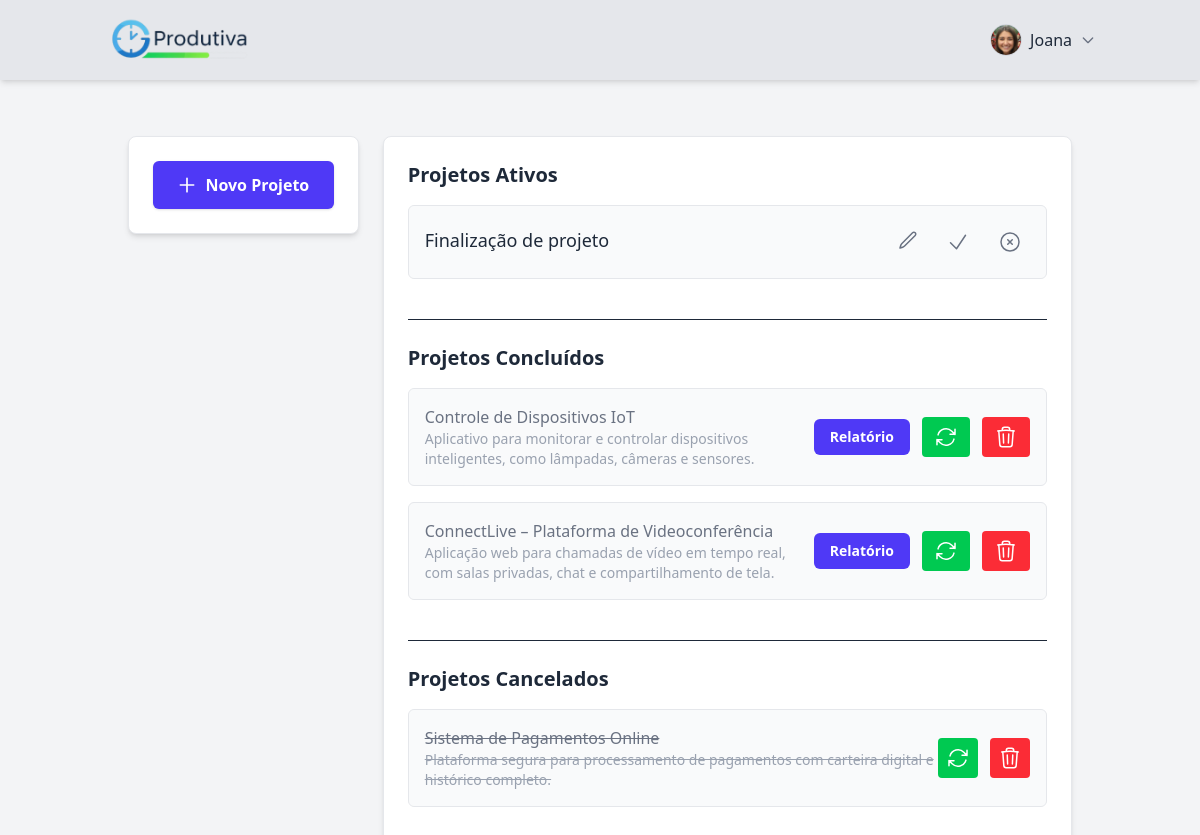
Screenshot of /produtiva/projetos/ (signed in) with the database file from the repository.
### produtiva/models.py (models this page shows, shortened)
class Perfil(models.Model):
    user = models.OneToOneField(User, on_delete=models.CASCADE, related_name='perfil')
    is_admin = models.BooleanField(default=False)
    foto = models.ImageField(upload_to='fotos_perfil/', blank=True, null=True)

class Projeto(models.Model):
    nome_projeto = models.CharField(
        max_length=255, blank=False, null=False, verbose_name="Nome do Projeto"
    )
    descricao = models.TextField(blank=True, null=True, verbose_name="Descrição")
    usuario = models.ForeignKey(
        User, on_delete=models.CASCADE, related_name="projetos_criados"
    )
    participantes = models.ManyToManyField(
        User, related_name="projetos_participando", blank=True, verbose_name="Participantes"
    )
    data_criacao = models.DateTimeField(auto_now_add=True)
    data_ultima_atualizacao = models.DateTimeField(auto_now=True)
    cancelado = models.BooleanField(default=False)
    concluido = models.BooleanField(default=False, verbose_name="Concluído")
    class Meta:
        verbose_name = "Projeto"
        verbose_name_plural = "Projetos"
        ordering = ["-data_criacao"]

### produtiva/views.py (the view, shortened to what this page needs)
# urls.py: path("projetos/", views.projetos, name="projetos"),
@cache_control(no_cache=True, must_revalidate=True, no_store=True)
@login_required
@login_required
def projetos(request):
    user = request.user
    if hasattr(user, 'perfil') and user.perfil.is_admin:
        projetos_do_usuario = Projeto.objects.all()
    else:
        projetos_do_usuario = Projeto.objects.filter(participantes=user)
    projetos_ativos = projetos_do_usuario.filter(cancelado=False, concluido=False)
    projetos_cancelados = projetos_do_usuario.filter(cancelado=True)
    projetos_concluidos = projetos_do_usuario.filter(concluido=True)
    context = {
        "projetos": projetos_ativos,
        "cancelados": projetos_cancelados,
        "concluidos": projetos_concluidos,
        "users": User.objects.all(),
    }
    return render(request, "projetos.html", context)

### produtiva/context_processors.py (called while the page is built)
def perfil_context(request):
    if request.user.is_authenticated:
        perfil = getattr(request.user, 'perfil', None)
        return {'perfil': perfil}
    return {}

### produtiva/templates/projetos.html (shortened to what this page needs)
{% extends "base.html" %}
{% load static %}
{% block header_right_content %}
<div class="relative flex items-center">
  {% if user.is_authenticated %}
    <button id="perfilMenuBtn" class="group flex items-center space-x-2 focus:outline-none">
      {% if perfil and perfil.foto %}
        <img src="{{ perfil.foto.url }}" alt="Foto de Perfil"
             class="w-8 h-8 rounded-full object-cover border border-gray-300 group-hover:ring-2 group-hover:ring-indigo-500 transition">
      {% endif %}
      <span class="font-medium text-gray-800 group-hover:text-indigo-600 transition">
        {{ user.first_name }}
      </span>
      <svg xmlns="http://www.w3.org/2000/svg" class="w-4 h-4 text-gray-500 group-hover:text-indigo-600 transition" fill="none" viewBox="0 0 24 24" stroke="currentColor" stroke-width="2">
        <path stroke-linecap="round" stroke-linejoin="round" d="M19 9l-7 7-7-7" />
      </svg>
    </button>
  {% else %}
    <a href="{% url 'login' %}"
       class="bg-blue-600 hover:bg-blue-700 text-white font-bold py-2 px-4 rounded transition-colors duration-200">
       Faça Login
    </a>
  {% endif %}
</div>
{% endblock header_right_content %}
{% block 'body' %}
<div class="flex flex-col lg:flex-row min-h-screen bg-gray-100 p-6">
  <div class="w-full lg:w-1/4 bg-white p-4 lg:p-6 rounded-lg shadow-md border border-gray-200 mr-6 h-fit">
    {% if user.perfil.is_admin %}
      <a href="#" id="novoProjetoBtn" class="flex items-center justify-center w-full px-4 py-3 bg-indigo-600 text-white font-semibold rounded-md shadow-sm hover:bg-indigo-700 focus:outline-none focus:ring-2 focus:ring-offset-2 focus:ring-indigo-500 transition-all duration-200 text-sm lg:text-base">
        <svg class="w-4 h-4 lg:w-5 lg:h-5 mr-2" fill="none" stroke="currentColor" viewBox="0 0 24 24">
          <path stroke-linecap="round" stroke-linejoin="round" stroke-width="2" d="M12 4v16m8-8H4"></path>
        </svg>
        Novo Projeto
      </a>
    {% else %}
      <div class="text-center bg-gray-50 border border-gray-200 rounded-md p-4 shadow-sm">
        <p class="text-gray-500 text-xs lg:text-sm mt-1">Somente administradores podem criar novos projetos.</p>
      </div>
    {% endif %}
  </div>
  <div class="w-full lg:w-3/4 bg-white p-4 lg:p-6 rounded-lg shadow-md border border-gray-200">
    <h2 class="text-lg lg:text-xl font-bold mb-4 text-gray-800">Projetos Ativos</h2>
    <div class="max-h-96 overflow-y-auto">
      <ul class="space-y-4">
        {% if projetos %}
          {% for projeto in projetos %}
            <li class="flex flex-col sm:flex-row sm:items-center justify-between bg-gray-50 p-4 rounded-md border border-gray-200 project-item" data-project-id="{{ projeto.id }}">
              <div class="flex-1 pr-4 mb-3 sm:mb-0">
                <a href="{% url 'tarefas_por_projeto' projeto.id %}" class="text-base lg:text-lg font-medium text-gray-800 hover:text-indigo-600 hover:underline">{{ projeto.nome_projeto }}</a>
              </div>
              <div class="flex items-center justify-end space-x-2 sm:space-x-3">
                {% if user.perfil.is_admin %}
                  <button class="editar-projeto-btn p-2 text-gray-500 hover:text-indigo-600"
                      data-id="{{ projeto.id }}"
                      data-nome="{{ projeto.nome_projeto }}"
                      data-descricao="{{ projeto.descricao }}"
                      data-participantes="{% for p in projeto.participantes.all %}{% if not p.perfil.is_admin %}{{ p.id }}{% endif %}{% if not forloop.last %},{% endif %}{% endfor %}"
                  >
                  </button>
                  <button class="concluir-projeto-btn p-2 text-gray-500 hover:text-green-600" data-url="{% url 'concluir_projeto' projeto.id %}" title="Concluir Projeto">
                    <svg xmlns="http://www.w3.org/2000/svg" fill="none" viewBox="0 0 24 24" stroke-width="1.5" stroke="currentColor" class="size-5 lg:size-6">
                      <path stroke-linecap="round" stroke-linejoin="round" d="M4.5 12.75l6 6 9-13.5" />
                    </svg>
                  </button>
                  <button class="delete-project-btn p-2 text-gray-500 hover:text-red-600" data-url="{% url 'cancelar_projeto' projeto.id %}" title="Cancelar Projeto">
                    <svg xmlns="http://www.w3.org/2000/svg" fill="none" viewBox="0 0 24 24" stroke-width="1.5" stroke="currentColor" class="size-5 lg:size-6">
                      <path stroke-linecap="round" stroke-linejoin="round" d="m9.75 9.75 4.5 4.5m0-4.5-4.5 4.5M21 12a9 9 0 1 1-18 0 9 9 0 0 1 18 0Z" />
                    </svg>
                  </button>
                {% endif %}
              </div>
            </li>
          {% endfor %}
        {% else %}
          <p class="text-gray-600 text-sm lg:text-base">Nenhum projeto encontrado. Clique em "+ Novo Projeto" para começar!</p>
        {% endif %}
      </ul>
    </div>
    <h2 class="text-lg lg:text-xl font-bold mt-8 lg:mt-10 mb-4 text-gray-800 border-t pt-6">
      Projetos Concluídos
    </h2>
    <div class="max-h-96 overflow-y-auto">
      <ul class="space-y-4">
        {% if concluidos %}
          {% for projeto in concluidos %}
            <li class="flex flex-col sm:flex-row sm:items-center justify-between bg-gray-50 p-4 rounded-md border border-gray-200">
              <div class="mb-3 sm:mb-0">
                <span class="text-gray-500 text-sm lg:text-base">{{ projeto.nome_projeto }}</span>
                <p class="text-xs lg:text-sm text-gray-400">{{ projeto.descricao|default_if_none:"Sem descrição" }}</p>
              </div>
              <div class="flex items-center justify-end space-x-2 sm:space-x-3">
                  <a href="{% url 'relatorio_produtividade' projeto.id %}"
                    class="px-3 py-2 lg:px-4 bg-indigo-600 text-white text-xs lg:text-sm font-semibold rounded-md hover:bg-indigo-700 transition-all duration-200">
                    Relatório
                  </a>
                  {% if user.perfil.is_admin %}
                    <button class="restaurar-projeto-btn px-3 py-2 bg-green-500 text-white rounded hover:bg-green-600" data-url="{% url 'restaurar_projeto_concluido' projeto.id %}">
                    </button>
                    <button class="excluir-definitivo-btn px-3 py-2 bg-red-500 text-white rounded hover:bg-red-600 flex items-center space-x-2" data-url="{% url 'excluir_definitivamente' projeto.id %}">
                    </button>
                  {% endif %}
              </div>
            </li>
          {% endfor %}
        {% else %}
          <p class="text-gray-500 text-sm lg:text-base">Nenhum projeto concluído.</p>
        {% endif %}
      </ul>
    </div>
    <h2 class="text-lg lg:text-xl font-bold mt-8 lg:mt-10 mb-4 text-gray-800 border-t pt-6">Projetos Cancelados</h2>
    <div class="max-h-96 overflow-y-auto">
      <ul class="space-y-4">
        {% if cancelados %}
          {% for projeto in cancelados %}
            <li class="flex flex-col sm:flex-row sm:items-center justify-between bg-gray-50 p-4 rounded-md border border-gray-200">
              <div class="mb-3 sm:mb-0">
                <span class="text-gray-500 line-through text-sm lg:text-base">{{ projeto.nome_projeto }}</span>
                <p class="text-xs lg:text-sm text-gray-400 line-through">{{ projeto.descricao|default_if_none:"Sem descrição" }}</p>
              </div>
              {% if user.perfil.is_admin %}
               <div class="flex items-center justify-end space-x-2 sm:space-x-3">
                  <button class="restaurar-projeto-btn p-2 bg-green-500 text-white rounded hover:bg-green-600" data-url="{% url 'restaurar_projeto' projeto.id %}" title="Restaurar Projeto">
                  </button>
                    <button class="excluir-definitivo-btn p-2 bg-red-500 text-white rounded hover:bg-red-600" data-url="{% url 'excluir_definitivamente' projeto.id %}" title="Excluir Definitivamente">
                  </button>
                </div>
              {% endif %}
            </li>
          {% endfor %}
        {% else %}
          <p class="text-gray-500 text-sm lg:text-base">Nenhum projeto cancelado.</p>
        {% endif %}
      </ul>
    </div>
  </div>
</div>
<link href="https://cdn.jsdelivr.net/npm/tom-select@2.3.1/dist/css/tom-select.css" rel="stylesheet">
{% endblock 'body' %}

### rows the page displays
Perfil: foto (picture)
Projeto: nome_projeto "Finalização de projeto"
Projeto: nome_projeto "Controle de Dispositivos IoT", descricao "Aplicativo para monitorar e controlar dispositivos inteligentes, como lâmpadas, câmeras e sensores."
Projeto: nome_projeto "ConnectLive – Plataforma de Videoconferência", descricao "Aplicação web para chamadas de vídeo em tempo real, com salas privadas, chat e compartilhamento de tela."
Projeto: nome_projeto "Sistema de Pagamentos Online", descricao "Plataforma segura para processamento de pagamentos com carteira digital e histórico completo."

### other values shown
{{ user.first_name }} "Joana"
